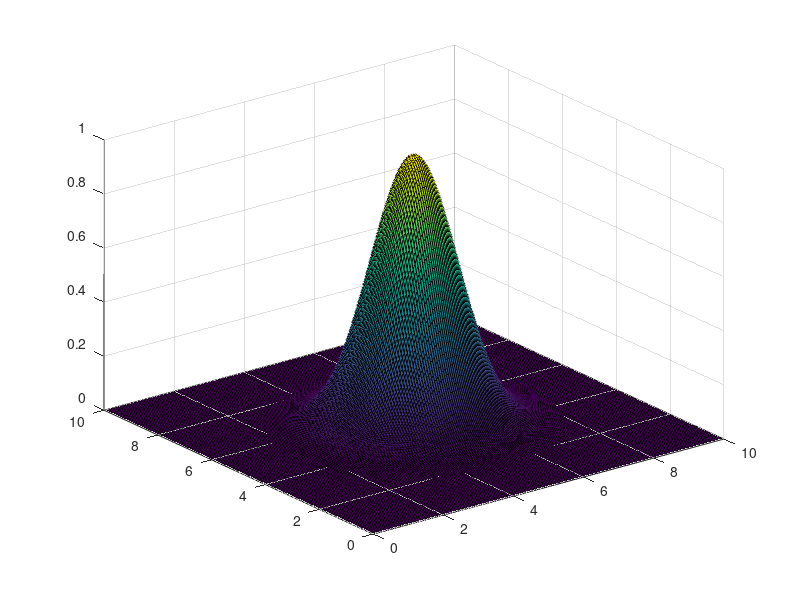

This chart was generated by the following MATLAB code: (Note: this script raises an error after producing the figure.)
close all
clear all 
x=0:0.05:10;
y=0:0.05:10;
[xx,yy] = meshgrid(x,y);
i = sqrt(-1);
sig = 1;
distri = exp(-((xx-5).^2+(yy-5).^2)./(2*sig^2));
figure(1)
f1 = surf(xx,yy,distri);
f1.EdgeColor = 'none';
colorbar

figure(10)
h1 = histogram(distri,100);
h1v = h1.Values;
p1 = h1v / sum(h1v);
entropy1 = -sum(p1 .*log2(p1))+log2(0.01);

z = 30:1:70;
distri2 = (1/sqrt(2*pi*3^2))*exp(-((z-65).^2./(2*3^2)));
figure(2)
plot(z,distri2)


